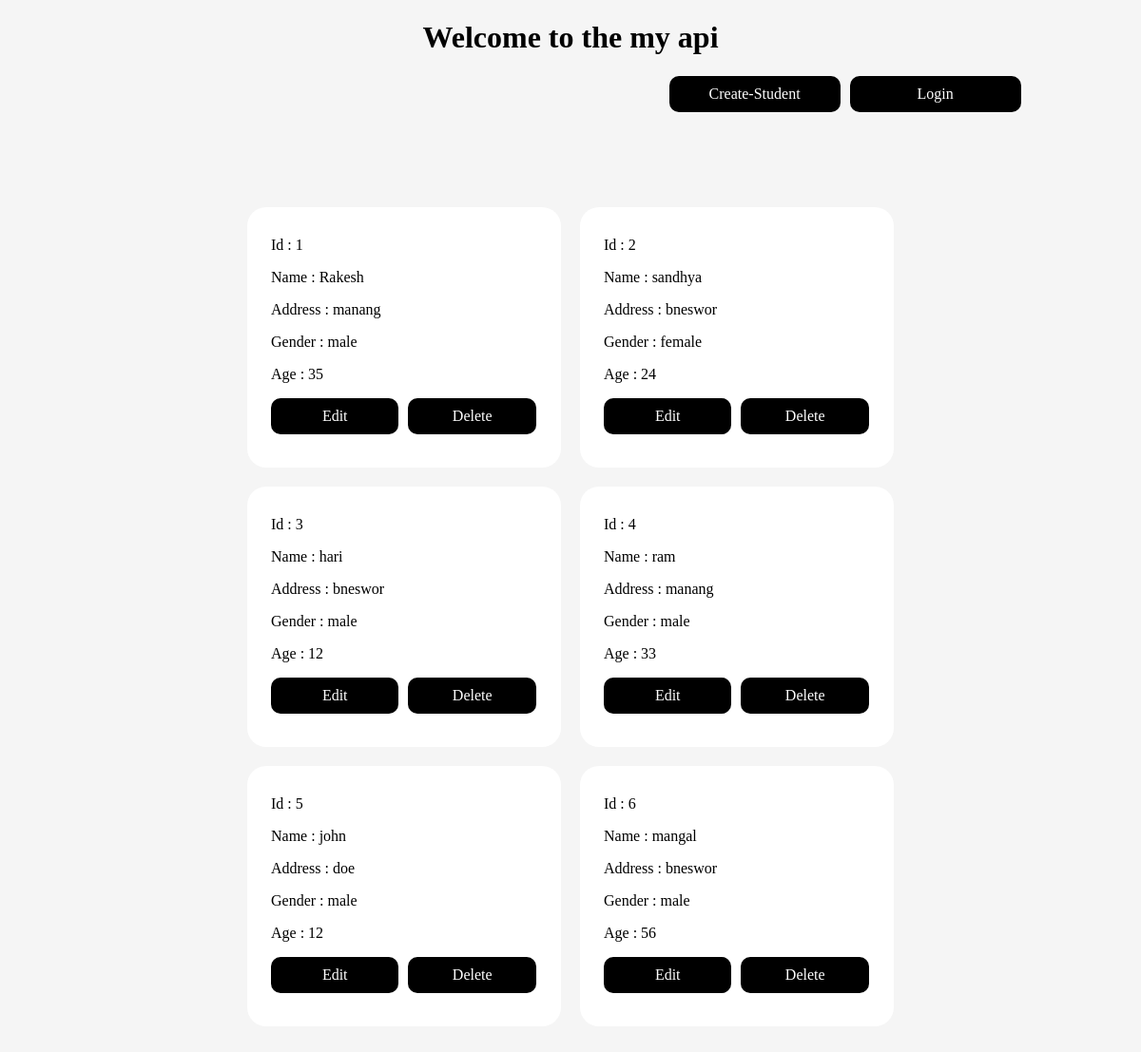
The page / on the database its author committed.
### apps/student/models.py (models this page shows, shortened)
class Student(models.Model):
     name = models.CharField(max_length=100)
     address = models.CharField(max_length=100)
     gender = models.CharField(max_length=100)
     age = models.IntegerField()
     is_deleted = models.BooleanField(default=False)
     objects = StudentManager()
     admin_objects = models.Manager()

### apps/nerd/views.py (the view)
# urls.py: path("", index, name="list-student"),
def index(request):
    student = Student.objects.all()
    return render(request, "index.html", {"students":student})

### apps/student/models.py (called while the page is built)
     def get_queryset(self):
          return super().get_queryset().filter(is_deleted=False)

### apps/nerd/templates/index.html (shortened to what this page needs)
<!DOCTYPE html>
<html lang="en">
<head>
</head>
<body>
    <h1 align="center">Welcome to the my api</h1>
    <div class="create">
        <a href="{% url 'add-student' %}">Create-Student</a>
        {% if user.is_authenticated %}
        <a href="{% url 'logout' %}">Logout</a>
        {% else %}
        <a href="{% url 'login-user' %}">Login</a>
        {% endif %}
    </div>
    <div class="container">
        {% for student in students %}
        <div class="student_info">
            <p>Id : {{ student.id }}</p>
            <p>Name : {{ student.name }}</p>
            <p>Address : {{ student.address }}</p>
            <p>Gender : {{ student.gender }}</p>
            <p>Age : {{ student.age }}</p>
            <div class="btns">
                <a href="{% url 'update-student' student.id %}">Edit</a>
                <a href="{% url 'delete-student' student.id %}">Delete</a>
            </div>
        </div>
        {% endfor %}
    </div>
</body>
</html>

### apps/nerd/templates/index.html (style rules this page uses)
body { background: whitesmoke; }
.container { max-width: 60%; margin: auto; display: flex; flex-wrap: wrap; gap: 20px; justify-content: center; margin-top: 100px; margin-bottom: 100px; }
.student_info { width: 300px; height: auto; border-radius: 20px; background: white; padding: 15px 5px 35px 25px; }
p { color: black; }
.btns { display: flex; gap: 10px; margin-top: 15px; margin-right: 21px; }
a { text-decoration: none; width: 10rem; background: black; border-radius: 10px; color: white; padding:10px; display: block; text-align: center; }
.create { display:flex; justify-content: end; width: 90%; gap:10px; }

### rows shown on the page
Student: id "1", name "Rakesh", address "manang", gender "male", age "35"
Student: id "2", name "sandhya", address "bneswor", gender "female", age "24"
Student: id "3", name "hari", address "bneswor", gender "male", age "12"
Student: id "4", name "ram", address "manang", gender "male", age "33"
Student: id "5", name "john", address "doe", gender "male", age "12"
Student: id "6", name "mangal", address "bneswor", gender "male", age "56"
